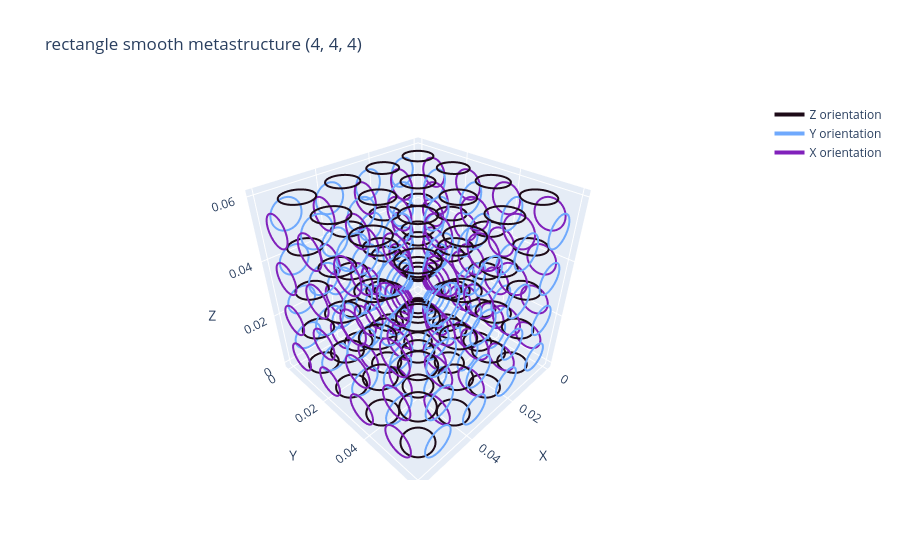

This figure's notebook cell:
### Markdown cell above
There is base usage case for modeling using direct solver with matrix equation solving with inductance for thin rings.

### Code cell
from Metastructure import Metastructure
from Solvers import MetaSolver, MetaSolution
# import default parameters for rings from file 
from Parameters import SRR, Omega

import numpy as np
import matplotlib.pyplot as plt

# Creating example metastructure 
# Size of cube in number of metacell
nz, ny, nx = 4, 4, 4
# Type is 'smooth' or 'ragged' or 'centred' or 'anizotropic'
# Geometry is 'ellipsoid' or 'rectangle' or 'cylinder-z' or 'cylinder-y' or 'cylinder-x'
Type, geometry = 'smooth', 'rectangle'  # 'smooth' or 'ragged'
MetaCube = Metastructure(metamaterial = SRR,	# Metaatom parameters
						 shape = (nz, ny, nx), 	# Size for uniform grid
						 geometry=geometry,  	# form of the structure
						 Type = Type, 		# type of finite metastructure
)
MetaCube.fill_grid()
# Draw 3D visualization before solving 
MetaCube.visualize()
